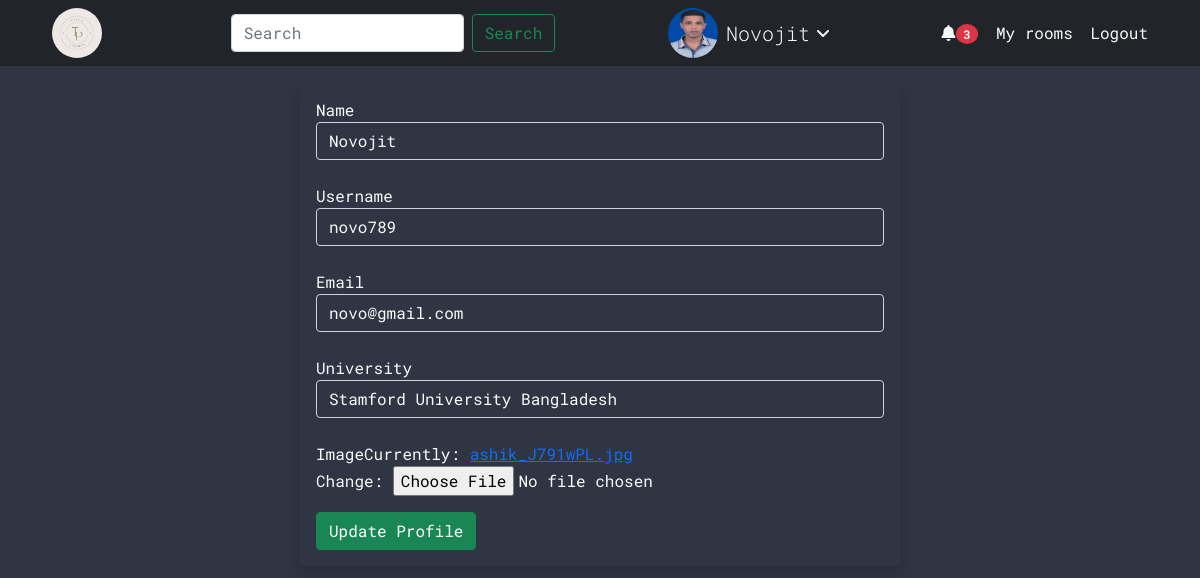
Page /update-profile/index (signed in) on the committed database.
### main_app/models.py (models this page shows)
class User(AbstractUser):
    name = models.CharField(max_length=100, null=True)
    email = models.EmailField(unique=True)
    university = models.ForeignKey(University, null=True, on_delete=models.SET_NULL)
    image = models.ImageField(default='avatar.png', null=True)
    USERNAME_FIELD = 'email'
    REQUIRED_FIELDS = ['username']

### main_app/views.py (the view, shortened to what this page needs)
# urls.py: path('update-profile/<str:page_name>', views.update_profile, name='update-profile'),
@login_required(login_url='login')
def update_profile(request, page_name):
    profile = request.user
    update_profile_form = UpdateProfileForm(instance=profile)
    return render(request, 'main_app/update-profile.html', {'update_profile_form': update_profile_form, 'page_name': page_name})

### main_app/forms.py
class UpdateProfileForm(forms.ModelForm):
    class Meta:
         model = User
         fields = ['name', 'username', 'email', 'university', 'image']
         widgets = {
            'name': forms.TextInput(attrs={'class': 'form-control bg-transparent text-light'}),
            'username': forms.TextInput(attrs={'class': 'form-control bg-transparent text-light'}),
            'email': forms.EmailInput(attrs={'class': 'form-control bg-transparent text-light'}),
            'university': forms.Select(attrs={'class': 'form-control bg-transparent text-light'}),
        }

### main_app/models.py (called while the page is built)
    def __str__(self):
        return self.name

### main_app/templatetags/number_of_messages.py (called while the page is built)
@register.filter
def total_messages(user_id):
    receiver = User.objects.get(id=user_id)
    messages = UserMessage.objects.filter(receiver=receiver)
    return len(messages)

### main_app/templates/main_app/update-profile.html (shortened to what this page needs)
{% extends 'main_app/base.html' %}
{% block content %}
<form action="{% url 'update-profile' page_name %}" method="POST" class="w-25 mx-auto text-light mt-3 mb-3 shadow p-3 rounded update-profile-form" enctype="multipart/form-data">
    {% for field in update_profile_form %}
        {{field.label}}{{field}}{{field.errors}}<br>
    {% endfor %}
    <input type="submit" value="Update Profile" class="btn btn-success mt-3">
</form>
{% endblock content %}

### main_app/templates/main_app/base.html (shortened to what this page needs)
{% load static %}
{% load number_of_messages %}
<!DOCTYPE html>
<html lang="en">
<head>
    <link href="https://cdn.jsdelivr.net/npm/bootstrap@5.1.3/dist/css/bootstrap.min.css" rel="stylesheet">
    <link rel="stylesheet" href="https://cdnjs.cloudflare.com/ajax/libs/font-awesome/6.0.0/css/all.min.css" />
    <link rel="stylesheet" href="{% static 'main_app/css/index.css' %}">
</head>
<body>
    <nav class="navbar navbar-expand-lg navbar-dark bg-dark">
        <div class="container-fluid d-flex justify-content-between">
          <div>
            <a class="navbar-brand" href="{% url 'home' %}"><img src="{% static 'main_app/images/logo.png' %}" style="width: 50px; height: 50px; border-radius: 50%;" alt="image-avatar"></a>
          </div>
          <div class="search-form">
            <form class="d-flex" method="GET" action="{% url 'home' %}">
                <input class="form-control me-2" name="topic" type="search" placeholder="Search" aria-label="Search">
                <button class="btn btn-outline-success" type="submit">Search</button>
            </form>
          </div>
          <div class="d-flex profile-image">
                <div>
                  {% if request.user.is_authenticated %}
                    <img src="{{request.user.image.url}}" alt="user-image" style="width: 50px; height: 50px; border-radius: 50%;">
                  {% else %}
                    <img src="{% static 'main_app/images/avatar.png' %}" alt="image-avatar" style="width: 50px;">
                  {% endif %}
                </div>
                <div class="d-flex align-items-center" style="margin-left: 0.5rem;">
                  {% if request.user.is_authenticated %}
                    <p style="margin-bottom: 0; margin-right: 7px;" class="text-light lead">{{request.user.name}}</p>
                    <div class="dropdown">
                      <a href="" id="dropdownMenuButton" class="text-decoration-none text-light" data-toggle="dropdown" aria-haspopup="true" aria-expanded="false"><i class="fa-solid fa-angle-down"></i></a>
                    </div>
                  {% else %}
                    <p style="margin-bottom: 0;" class="text-light lead">Guest</p>
                  {% endif %}
                </div>
          </div>
          <div class="login-logout-menu">
            {% if request.user.is_authenticated %}
                <a href="{% url 'received-messages' request.user.id %}" class="text-decoration-none text-light"><i class="fa-solid fa-bell"></i><span class="badge bg-danger rounded-circle">{{request.user.id|total_messages}}</span></a>
                <a href="{% url 'home' %}?id={{request.user.id}}" class="text-decoration-none text-light" style="margin-left: .5rem">My rooms</a>
                <a href="{% url 'logout' %}" class="text-decoration-none text-light" style="margin-left: .5rem">Logout</a>
            {% else %}
                <a href="{% url 'login' %}" class="text-decoration-none text-light" style="margin-left: .5rem">Login</a>
                <a href="{% url 'signup' %}" class="text-decoration-none text-light" style="margin-left: .5rem">Register</a>
            {% endif %}
          </div>
        </div>
      </nav>
      {% block content %}
      {% endblock content %}
</body>
</html>

### main_app/static/main_app/css/index.css (style rules this page uses)
* { box-sizing: border-box; }
body { background-color: #2f3542; font-family: 'Roboto Mono', monospace; }
option { color: #333; }
@media only screen and (max-width: 1280px) { .navbar { padding-right: 40px; padding-left: 40px; } }
@media only screen and (max-width: 1280px) { .update-profile-form { width: 50% !important; } }

### rows in the picture
User: user.image (picture), user.name "Novojit", user.id|total_messages "3", update_profile_form "Novojit" "novo789" "novo@gmail.com" "Stamford University Bangladesh"

### other values in the picture
{{ field.label }} "Name" "Username" "Email" "University" "Image"
